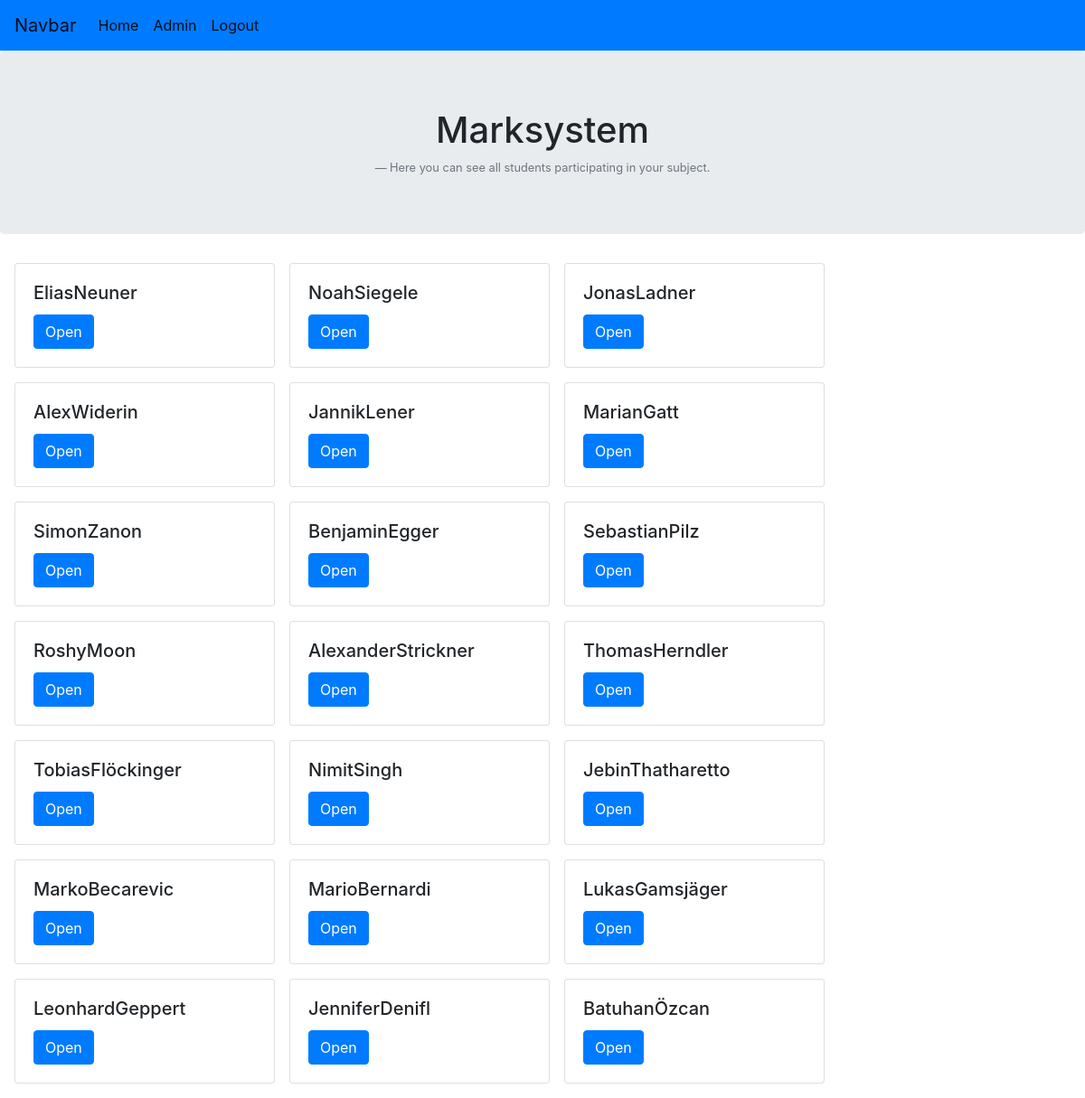
The page /6/detailseite__lehrer (signed in) on the database its author committed.
### noten/models.py (models this page shows, shortened)
class Student(models.Model):
    user = models.ForeignKey(User, on_delete=models.CASCADE,)
    klasse = models.ForeignKey(Klasse, on_delete=models.SET_NULL, null=True, blank=True)
    class Meta:
        verbose_name_plural = "Students"

### noten/views.py (the view)
# urls.py: path('<int:klasse_noten_id>/detailseite__lehrer', views.detailseite_notenvergebung_lehrer, name='detailseite_notenvergebung_lehrer'),
@login_required
def detailseite_notenvergebung_lehrer(request, klasse_noten_id):
    notenvergebung = Student.objects.filter(klasse__unterricht__id= klasse_noten_id)
    return render(request, 'noten/detailseite_notenvergebung_lehrer.html', {'latest_student_list' : notenvergebung, 'klasse_noten_id' : klasse_noten_id})

### noten/templates/noten/detailseite_notenvergebung_lehrer.html (shortened to what this page needs)
<!DOCTYPE html>
<head>
    {% load static %}
    <link href="https://stackpath.bootstrapcdn.com/bootstrap/4.2.1/css/bootstrap.min.css"
 rel="stylesheet">
</head>
<body>
<nav class="navbar navbar-expand-lg navbar-light bg-primary">
    <a class="navbar-brand" href="">Navbar</a>
    <div class="collapse navbar-collapse" id="navbarNav">
        <ul class="navbar-nav">
            <li class="nav-item active">
                <a class="nav-link" href="{% url 'noten:startseite_lehrer' %}">Home</a>
            </li>
            <li class="nav-item active">
                <a class="nav-link" href="/admin">Admin</a>
            </li>
            <li class="nav-item active">
                <a class="nav-link" href="/logout">Logout</a>
            </li>
        </ul>
    </div>
</nav>
<div class="jumbotron text-center">
    <h1>Marksystem</h1>
    <footer class="blockquote-footer">Here you can see all students participating in your subject.</footer>
</div>
{% if latest_student_list %}
<div class="row ml-3">
    {% for student in latest_student_list %}
    <div class="card mb-3 mr-3" style="width: 18rem;">
        <div class="card-body">
            <h5 class="card-title">{{ student.user }}</h5>
            <a class="btn btn-primary"
               href="{% url 'noten:noteneintragung_lehrer' klasse_noten_id student.id%}">Open</a>
        </div>
    </div>
    {% endfor %}
</div>
{% else %}
<p>No Students are available.</p>
{% endif %}
</body>
</html>

### noten/templates/noten/detailseite_notenvergebung_lehrer.html (style rules this page uses)
html, body { height: 100%; }

### rows shown on the page
Student: user "EliasNeuner"
Student: user "NoahSiegele"
Student: user "JonasLadner"
Student: user "AlexWiderin"
Student: user "JannikLener"
Student: user "MarianGatt"
Student: user "SimonZanon"
Student: user "BenjaminEgger"
Student: user "SebastianPilz"
Student: user "RoshyMoon"
Student: user "AlexanderStrickner"
Student: user "ThomasHerndler"
Student: user "TobiasFlöckinger"
Student: user "NimitSingh"
Student: user "JebinThatharetto"
Student: user "MarkoBecarevic"
Student: user "MarioBernardi"
Student: user "LukasGamsjäger"
Student: user "LeonhardGeppert"
Student: user "JenniferDenifl"
Student: user "BatuhanÖzcan"
